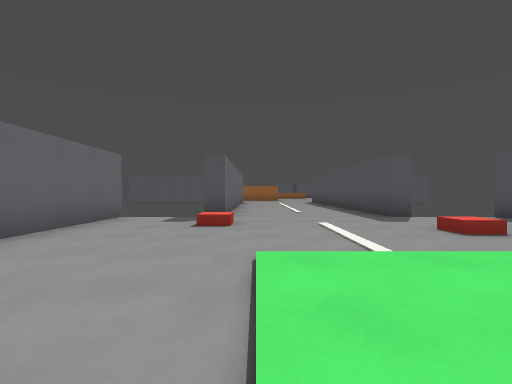
view 1 (above)

19 first-person views from a walk through a level from a Godot 3-D game. The camera is 1.2 m above the floor, looks level and sees 85° across. The floor is counted in squares, 2 m on a side. Each view is taken from the middle of a square. On the plan, view 1 faces up. The plan holds only what a view shows up to about 9 squares ahead; the rest is blank. The place goes on beyond the plan.

view 2
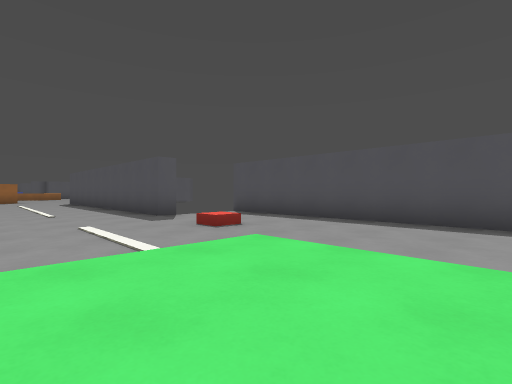

view 3
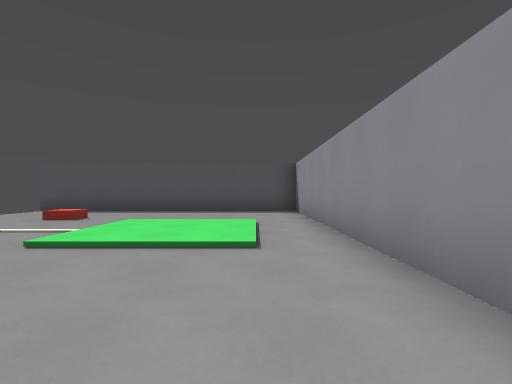

view 4
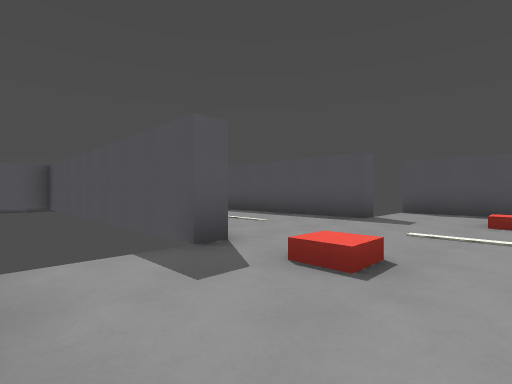

view 5
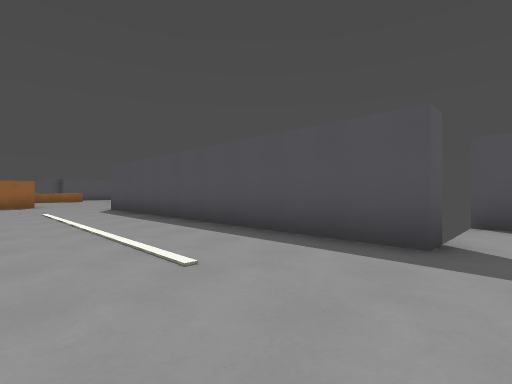

view 6
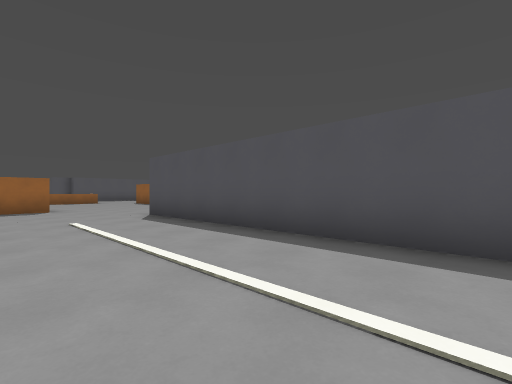

view 7
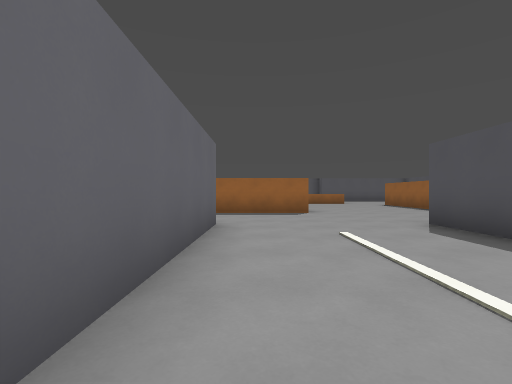

view 8
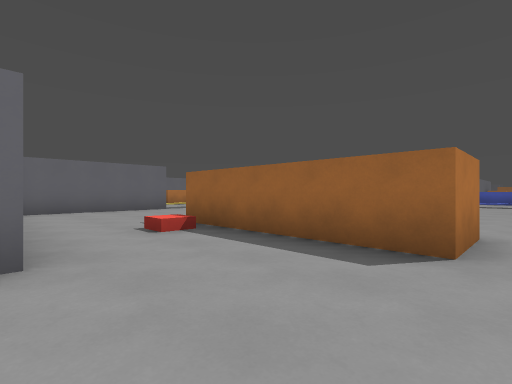

view 9
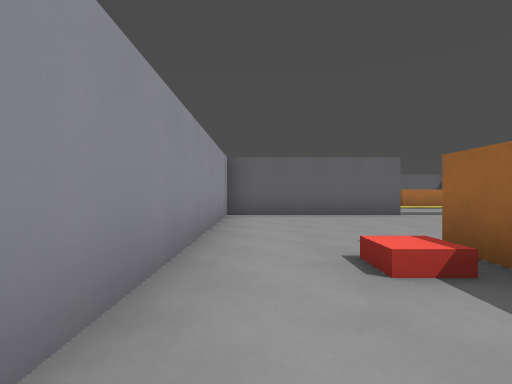

view 10
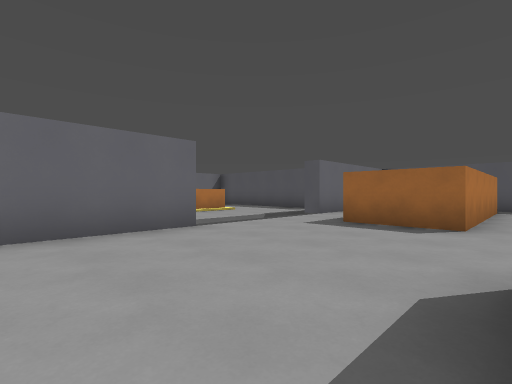

view 11
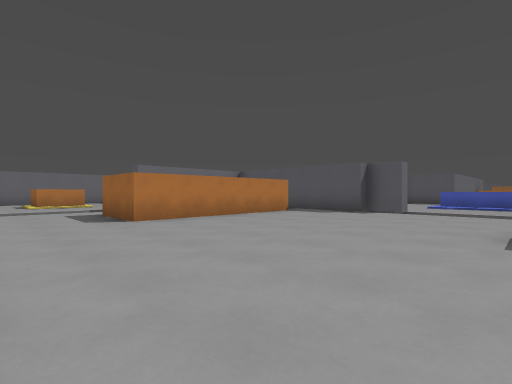

view 12
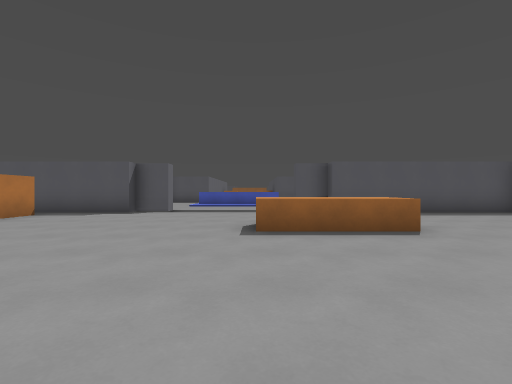

view 13
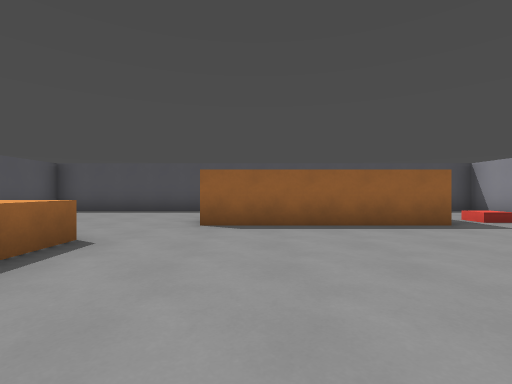

view 14
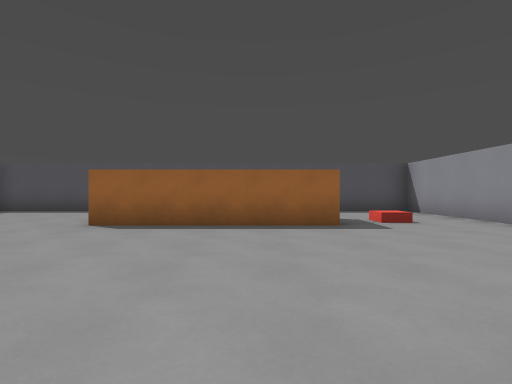

view 15
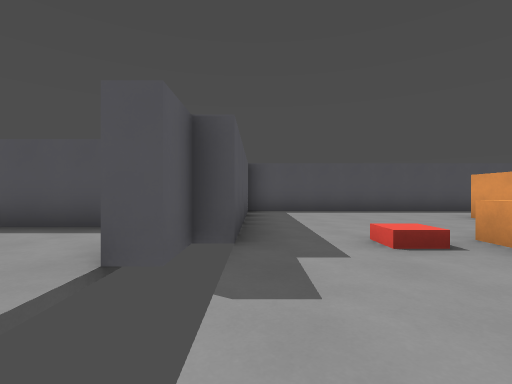

view 16
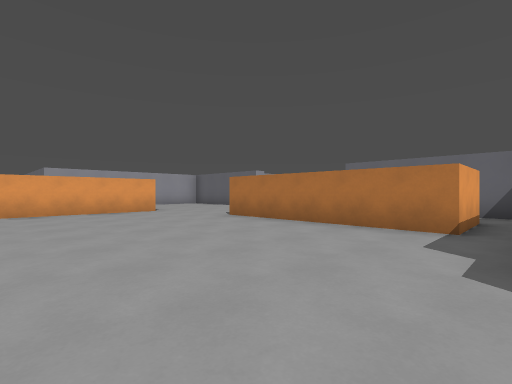

view 17
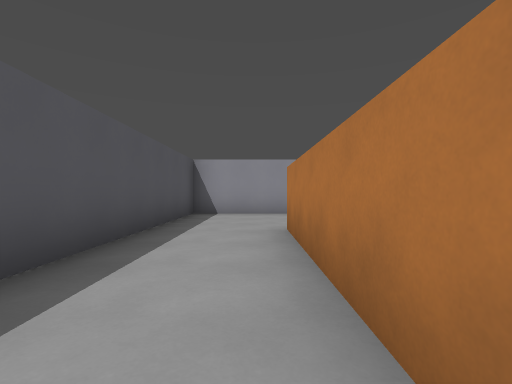

view 18
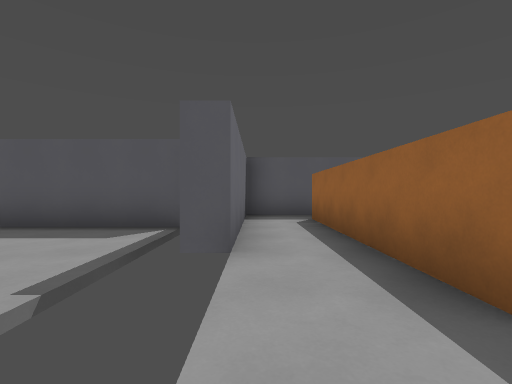

view 19
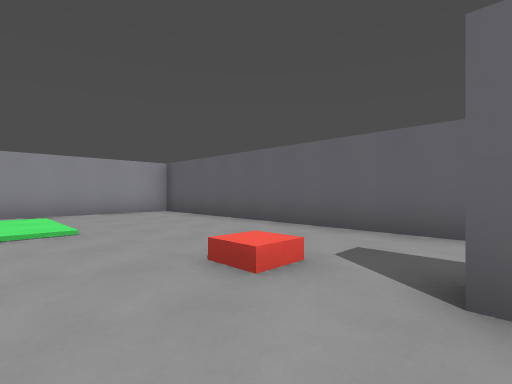

### Floor plan
Key: @ floor where view 1 was taken; # wall or solid block; x gap in a wall; . main floor; : floor 0.25 m higher than the main floor; / step, stairs or slope; = window, fence, low wall or low ledge; ^ raised ledge.
Columns run from 10 left of view 1 to 10 right of it. Each row starts with its distance up from view 1.
 32                 #
 31              ...#
 30   #######x   .#######
 29   #.................#
 28   #..##.............#
 27 ###..##......./.....#
 26  .#..##.....^^^.....#
 25  .x..##.............#
 24  . ..##.........##..#
 23 =. .............##..#
 22    .............##..#
 21    .............##..#
 20   #....#####....##..#
 19   #....#####........#
 18   #...../......../..#
 17   #.................#
 16   ########....#######
 15          #....#
 14          #....#
 13          #....#
 12          #....#
 11          #....#
 10          #....#
  9          #....#
  8          #....#
  7       #  #....# #
  6       #.........#
  5       #../......#
  4       #....../..#
  3       #.........#
  2       #.../::...#
  1       #.../::...#
  0       #...@//...#
 -1       #.........#
 -2       ###########

Positions as (right, up) in squares from view 1, and headings:
1: (0, 0), facing up
2: (0, 0), facing up-right
3: (-3, 0), facing right
4: (-3, 4), facing up-right
5: (0, 6), facing up-right
6: (0, 9), facing up-right
7: (0, 11), facing up
8: (2, 16), facing up-left
9: (0, 17), facing left
10: (-3, 18), facing up-left
11: (2, 21), facing up-left
12: (2, 21), facing up
13: (1, 23), facing right
14: (1, 21), facing right
15: (1, 29), facing right
16: (1, 29), facing down-left
17: (8, 24), facing down
18: (-7, 22), facing up
19: (1, 7), facing down-left
